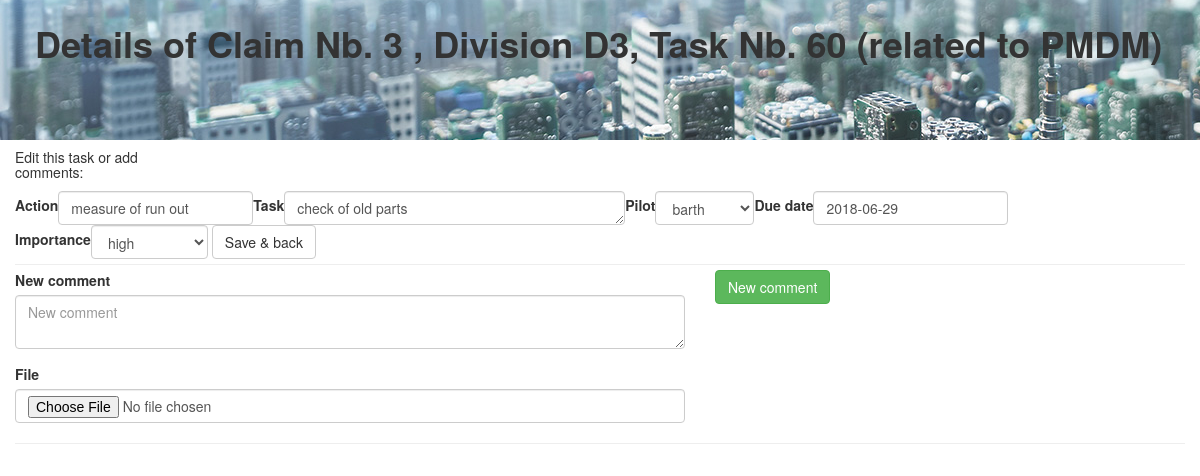
Screenshot of /SMS/task_details/due_date/3/D3/60 (signed in) with the database file from the repository.
### SMS/models.py (models this page shows, shortened)
class Company(models.Model):
   name =  models.CharField(max_length=200, unique=True, verbose_name='Company name')
   NMB_company = models.BooleanField(default=False)
   customer = models.BooleanField(default = False)
   DUNS = models.CharField(max_length=10, unique=True)
   adress1 = models.CharField(max_length=200)
   adress2 = models.CharField(max_length=200, blank=True)
   postcode = models.CharField(max_length=15)
   town = models.CharField(max_length=200)
   country = CountryField()
   def __str__(self):
       return self.name

class Task(models.Model):
    project = models.CharField(max_length=25)
    subproject = models.CharField(max_length=25)
    action = models.CharField(max_length = 25)
    task = models.CharField(max_length = 250)
    pilot = models.ForeignKey(UserProfile, related_name='pilot_of_task', on_delete=models.SET_NULL, null = True, default=15) #default, damit im pulldown "pilot" angezeigt wird"
    date_issued = models.DateField(auto_now_add=True)
    original_due_date = models.DateField()
    due_date = models.DateField()
    task_comment = models.CharField(max_length = 1500, blank=True, null=True)
    closed_date = models.DateField(blank=True, null=True)
    closed = models.BooleanField(default = False)
    importance = models.CharField(max_length=10, choices=IMPORTANCE_CHOICES, default='IMP')
    file = models.FileField(blank=True, null=True, upload_to='uploads/')
    status = models.CharField(max_length=15, choices=STATUS_CHOICES, default = 'INTERNAL')

### SMS/views.py (the view, shortened to what this page needs)
# urls.py: path('task_details/<str:order>/<int:project>/<str:subproject>/<int:id>', views.task_details, name='task_details'),
@login_required
def task_details(request, order, project, subproject, id):
    actual_user_id = request.user
    user_profile = UserProfile.objects.get(user_id=actual_user_id)
    company = Claim.objects.get(pk=project).related_to
    if not user_profile.isStaff:                  #der eingloggte User geh�rt NICHT zu PMDM
        if not company == user_profile.company:   #der eingloggte User ruft Daten einer anderen Firma auf!
            messages.add_message(request, messages.ERROR, 'You are not allowed to see other companies items!')
            return render(request, 'SMS/error.html', {'user_profile':user_profile, 'company':company,})
    path = 'uploads/' + company.name + '/Claim_' + str(project) + '/Task_' + str(id)
    task_to_edit = Task.objects.get(project=project, subproject=subproject, pk=id)
    try:
        comments = Comment.objects.filter(project=project, subproject=subproject, task=id).order_by('-pk')
    except:
        comments = None
    proj = 'Claim Nb. ' + str(project)
    subproj = ', Division ' + subproject
    task_data = [proj, subproj, id, order, company]
    hereIwork = UserProfile.objects.get(user=request.user).company
    form = TaskFormEdit(instance = task_to_edit, firma=company, hereIwork=hereIwork)
    form2 = CommentForm()
    return render(request, 'SMS/task_details.html', {'user_profile':user_profile, 'task_data':task_data, 'form':form, 'form2':form2,
                                                      'comments':comments,
                                                      })

### SMS/forms.py (shortened to what this page needs)
class TaskFormEdit(forms.ModelForm):
    class Meta:
        model=Task
        widgets={
          'task':forms.Textarea(attrs={'rows':1, 'cols':40}),
          'due_date': DatePicker(options={
                "format": "yyyy-mm-dd",
                "autoclose": True,
                "calendarWeeks":True,
                "weekStart":1,
                "todayHighlight": True,
          })
        }
        fields=[
          'action',
          'task',
          'pilot',
          'due_date',
          'importance',
        ]
    def __init__(self, *args, **kwargs):
        company = kwargs.pop('firma', None)
        hereIwork = kwargs.pop('hereIwork', None)
        super(TaskFormEdit, self).__init__(*args, **kwargs)
        if company:
            hereIwork = hereIwork.name
            if 'PMDM' in hereIwork:    #falls Du zu PMDM geh�rst, darfst Du auch Kollegen von PMDM in die Taskliste einf�gen.
                self.fields['pilot'].queryset = UserProfile.objects.filter(company=company).distinct() | UserProfile.objects.filter(company__name='PMDM').distinct()
            else:
                self.fields['pilot'].queryset = UserProfile.objects.filter(company=company).distinct()

class CommentForm(forms.ModelForm):
    class Meta:
        model=Comment
        widgets={
          'comment':forms.Textarea(attrs={'rows':2, 'cols':120}),
        }
        fields=[
          'comment',
          'file',
        ]

### SMS/models.py (called while the page is built)
    def __str__(self):
        return str(self.user)

### SMS/templates/SMS/task_details.html (shortened to what this page needs)
{% load staticfiles %}
<!DOCTYPE html>
<html lang="en">
    <head>
        <link rel="stylesheet" href="{% static 'css/bootstrap.min.css' %}">
        <link rel="stylesheet" href="{% static 'css/SMS.css' %}">
    </head>
 <body>
{% load bootstrap3 %}
{% bootstrap_css %}
{% load fontawesome %}
{% fontawesome_stylesheet %}
<div class="bg-img">
  <div class="container-fluid">
    <div class="row">
      <div class="col-md-12">
      <p class="h_2 add_margin"> Details of {{ task_data.0 }} {{ task_data.1 }}, Task Nb. {{ task_data.2}} (related to {{ task_data.4}})
      </p>
      </div>
    </div>
  </div>
</div>
<div class="container-fluid">
  <div class="row">
    <div class= "col-md-2">      <h5>Edit this task or add comments:     </h5>
    </div>
  </div>
  <div class="row">
    <div class= "col-md-12">
      <form method="POST" class="form-inline"  enctype="multipart/form-data">
      {% bootstrap_form form layout='inline' %}
      {% buttons %}
      {% bootstrap_button "Save & back" name="edit_task" button_type="submit" button_class="btn-default" icon="glyphicon glyphicon-floppy-saved" %}
       {% endbuttons %}
    </div>
  </div>
  <hr />
  <div class="row">
    <div class= "col-md-7">
      {% bootstrap_form form2 layout='inline' %}
    </div>
    <div class="col-md-3">
      {% buttons %}
       <button type="submit" class="btn btn-success" name="new_comment">New comment</button>
       {% endbuttons %}
    </div>
   </div>
   <hr>
  </body>
</html>

### SMS/static/css/SMS.css (style rules this page uses)
.h_2 { margin-top: 0px; margin-bottom: 0px; font-size: 36px; font-family: inherit; font-weight:600; line-height: 1.3; color: inherit; }
.add_margin { margin-top: 20px; margin-left: 20px; }
hr { margin-top: 5px !important; margin-bottom: 5px !important; }
.bg-img { margin: 0px; padding: 0px; background-image: url("../../../static/images/minebeamitsumi-town.png"); height: 10em; }

### rows the page displays
Company: name "PMDM"
Task: action "measure of run out", task "check of old parts", pilot "barth", due_date "2018-06-29", importance "high"

### other values shown
{{ task_data.0 }} "Claim Nb. 3"
{{ task_data.1 }} ", Division D3"
{{ task_data.2 }} "60"
